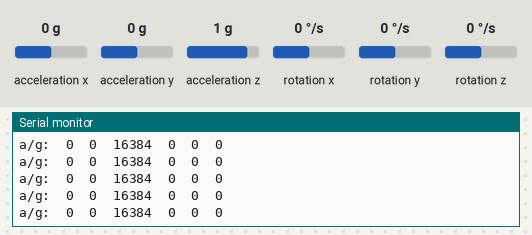
Recording of a sketch running on a simulated Arduino Uno, built with avr-gcc and run on an emulated ATmega328P. On the bench: the last lines printed to the serial monitor. The test bench sets the inputs (shaded band); at power-on: acceleration x 0 g, acceleration y 0 g, acceleration z 1 g, rotation x 0 °/s, rotation y 0 °/s, rotation z 0 °/s.

Above: at 1.3 s.
1.4 s: acceleration x set to -1.4 g
At 1.43 s:
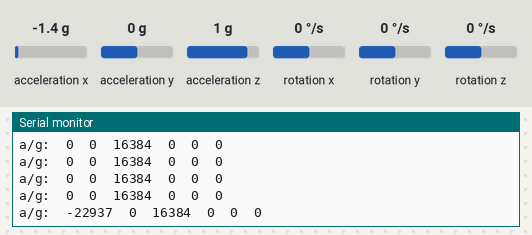
2.9 s: acceleration y set to -1.4 g
At 2.91 s:
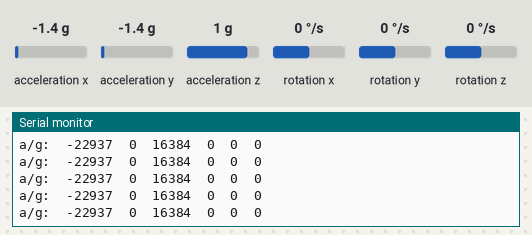
4.4 s: acceleration z set to -1.4 g
At 4.45 s:
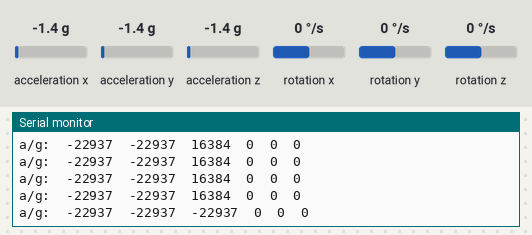
5.9 s: rotation x set to -192 °/s
At 5.94 s:
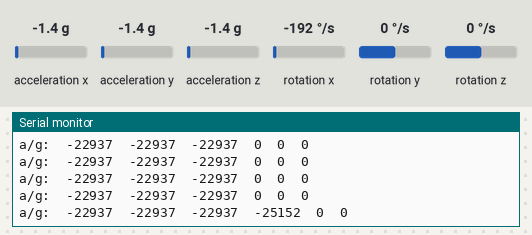
7.4 s: rotation y set to -192 °/s
At 7.43 s:
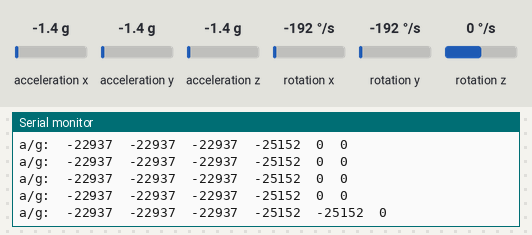

Measured:
- after the input at 1.4 s, the serial monitor: prints a new line at once (image 1)
- after the input at 4.4 s, the serial monitor: prints a new line at once (image 3)
- after the input at 5.9 s, the serial monitor: prints a new line at once (image 4)
- after the input at 7.4 s, the serial monitor: prints a new line at once (image 5)

The sketch:

MPU6050_X_test.ino
```cpp
// подключение библиотек
#include "I2Cdev.h"
#include "MPU6050.h"
#include "Wire.h"
MPU6050 accelgyro;
int16_t ax, ay, az;
int16_t gx, gy, gz;
void setup()
{
  Wire.begin();
  Serial.begin(115200);
  // инициализация
  Serial.println("Initializing I2C devices...");
  accelgyro.initialize();
  delay(100);
}


void loop()
{
  // чтение значений гироскопа и акселерометра
  accelgyro.getMotion6(&ax, &ay, &az, &gx, &gy, &gz);
  // вывод значений в монитор
  Serial.print("a/g:\t");
  Serial.print(ax); Serial.print("\t");
  Serial.print(ay); Serial.print("\t");
  Serial.print(az); Serial.print("\t");
  Serial.print(gx); Serial.print("\t");
  Serial.print(gy); Serial.print("\t");
  Serial.println(gz);
  delay(50);
}
```
